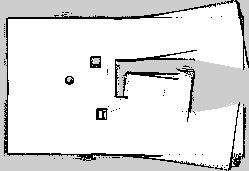
#> input picture gazebo_models/maps/coco_world.pgm, 249 x 171 px
$ python map_audit.py
#> lines starting #> are read from the running program, lines starting #| are printed output that depends on the picture; after the words box and inside, x2 and y2 are one past the last pixel; in counts of white or black regions, pixels touching at a corner belong together
#!/usr/bin/env python3
# Copyright 2026 Gautham Anil
#
# Licensed under the Apache License, Version 2.0 (the "License");
# you may not use this file except in compliance with the License.
# You may obtain a copy of the License at
#
#     http://www.apache.org/licenses/LICENSE-2.0
#
# Unless required by applicable law or agreed to in writing, software
# distributed under the License is distributed on an "AS IS" BASIS,
# WITHOUT WARRANTIES OR CONDITIONS OF ANY KIND, either express or implied.
# See the License for the specific language governing permissions and
# limitations under the License.

"""Audit gazebo_models/maps/coco_world.pgm against the world that built it.

Written for C2-M1.6, which had to separate two questions that look the
same on screen: is the occupancy map bad, or is the RViz overlay
cluttered? Turning the costmaps off answers it by eye. This answers it
with numbers, and the numbers are what docs/SESSION_LOG.md cites.

The decisive test is REGISTRATION. Every static object in
worlds/coco_world.world has a known pose. If the map is coherent, one
rigid (dx, dy) explains all of them; if SLAM drifted or closed a loop
badly, the landmarks disagree about the offset and structures duplicate.
That is a measurement, not an impression.

Read-only. Reads the committed map and the committed world, writes only
the figure. Touches no simulator and no SLAM parameter.

    python3 docs/data/map_audit.py                       # numbers only
    python3 docs/data/map_audit.py -o docs/images/c2m16_map_audit.png

Needs numpy, scipy, Pillow and (for -o) matplotlib. It is not a ROS node
and is deliberately not installed by CMakeLists: it is evidence, not a
runtime tool.
"""
import argparse
import os

import numpy as np

from scipy import ndimage

from PIL import Image

HERE = os.path.dirname(os.path.abspath(__file__))
REPO = os.path.normpath(os.path.join(HERE, '..', '..'))
PGM = os.path.join(REPO, 'gazebo_models', 'maps', 'coco_world.pgm')
YAML = os.path.join(REPO, 'gazebo_models', 'maps', 'coco_world.yaml')

RES = 0.050
ORIGIN = (-2.119, -4.910)
OCC_TH, FREE_TH = 0.65, 0.196
S8 = np.ones((3, 3), bool)

# From worlds/coco_world.world. World frame, not map frame -- the offset
# between them is what the registration section measures.
# (name, x, y, size_x, size_y)
LANDMARKS = [
    ('box_obstacle_1', -3.0, 2.40, 0.5, 0.5),
    ('box_obstacle_2', 0.8, -1.40, 0.5, 0.5),
    ('cylinder_obstacle', -0.2, 0.60, 0.4, 0.4),
    ('gate_cube_north', -1.1, 1.05, 0.5, 0.5),
    ('gate_cube_south', -1.1, -0.75, 0.5, 0.5),
]
WALLS = [
    ('wall_north', 2.0, 3.5, 12.0, 0.2),
    ('wall_south', 2.0, -3.5, 12.0, 0.2),
    ('wall_west', -4.0, 0.0, 0.2, 7.2),
    ('wall_east', 8.0, 0.0, 0.2, 7.2),
]
# coco_config/robot.py
RAMP_FOOT_X, RAMP_RUN, PLATFORM_LEN = 1.0, 2.0, 1.5
RAMP_WIDTH, RAMP_ANGLE_DEG = 2.5, 18.0
ROBOT_X_FOOTPRINT = 0.297          # the bound a wall gap must beat to matter


def load():
    img = np.array(Image.open(PGM))
#> img is the input picture: shape (171, 249); min 0, max 254, mean 224
    p = (255.0 - img) / 255.0
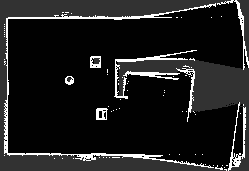
#> p: shape (171, 249) float64; min 0.00392, max 1, mean 0.122
    return img, p > OCC_TH, p < FREE_TH


def bbox_world(mask, h, x0, y0):
    rows, cols = np.where(mask)
    return (x0 + cols.min() * RES, x0 + (cols.max() + 1) * RES,
            y0 + (h - rows.max() - 1) * RES, y0 + (h - rows.min()) * RES)


def main():
    ap = argparse.ArgumentParser()
    ap.add_argument('-o', '--out', help='write the three-panel figure here')
    args = ap.parse_args()

    img, occ, free = load()
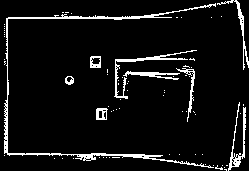
#> occ: shape (171, 249) bool; 7% white in thin lines or dots
#> free: shape (171, 249) bool; 68.1% white; 38 black regions (34 under 20 px), largest, box (x1, y1, x2, y2) and area: (0, 0, 249, 171) 13246, (90, 56, 101, 68) 120, (96, 108, 108, 120) 97, (65, 76, 74, 85) 63
    h, w = img.shape
#> h = 171; w = 249
    x0, y0 = ORIGIN
    unk = ~occ & ~free
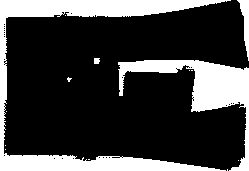
#> unk: shape (171, 249) bool; 24.9% white; 14 white regions (10 under 20 px), largest, box (x1, y1, x2, y2) and area: (0, 0, 231, 171) 6545, (118, 60, 249, 171) 3663, (237, 0, 249, 61) 314, (94, 58, 100, 64) 33
    n = w * h
#> n = 42579

    print(f'MAP  {w} x {h} cells @ {RES} m = {w*RES:.2f} x {h*RES:.2f} m')
#| MAP  249 x 171 cells @ 0.05 m = 12.45 x 8.55 m
    print(f'     x {x0:.3f}..{x0+w*RES:.3f}   y {y0:.3f}..{y0+h*RES:.3f}'
          f'   centre ({x0+w*RES/2:.3f}, {y0+h*RES/2:.3f})')
#|      x -2.119..10.331   y -4.910..3.640   centre (4.106, -0.635)
    print(f'     occupied {occ.sum():5d} ({occ.sum()/n*100:5.2f}%) '
          f'{occ.sum()*RES*RES:7.3f} m^2')
#|      occupied  2985 ( 7.01%)   7.463 m^2
    print(f'     free     {free.sum():5d} ({free.sum()/n*100:5.2f}%) '
          f'{free.sum()*RES*RES:7.3f} m^2')
#|      free     29013 (68.14%)  72.533 m^2
    print(f'     unknown  {unk.sum():5d} ({unk.sum()/n*100:5.2f}%) '
          f'{unk.sum()*RES*RES:7.3f} m^2')
#|      unknown  10581 (24.85%)  26.453 m^2

    lab, k = ndimage.label(occ, structure=S8)
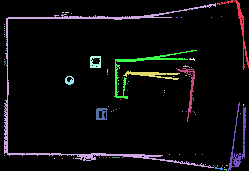
#> lab: shape (171, 249) int32; 75 distinct labels, from 0 to 74; one colour per label, 0 black
#> k = 74
    sizes = ndimage.sum(occ, lab, range(1, k + 1)).astype(int)
#> sizes = 74 values, max 1327 at index 1, min 1 at index 4, mean 40.34
    order = np.argsort(sizes)[::-1]
#> order = 74 values, max 73 at index 16, min 0 at index 3, mean 36.5
    print(f'\nOCCUPIED COMPONENTS: {k}; '
          f'{int((sizes <= 2).sum())} are <= 2 cells (speckle); '
          f'largest holds {sizes.max()/occ.sum()*100:.1f}% of occupied cells')
#| OCCUPIED COMPONENTS: 74; 57 are <= 2 cells (speckle); largest holds 44.5% of occupied cells
    for r, i in enumerate(order[:8]):
        bx0, bx1, by0, by1 = bbox_world(lab == i + 1, h, x0, y0)
        print(f'  #{r+1} {sizes[i]:5d} cells  x {bx0:6.2f}..{bx1:6.2f} '
              f' y {by0:6.2f}..{by1:6.2f}  ({bx1-bx0:5.2f} x {by1-by0:5.2f} m)')
#> this loop made 8 passes
#> (i, bx0, bx1, by0, by1) on passes 1 to 8: (1, -1.92, 8.68, -4.76, 3.49), (16, 3.58, 7.73, -1.31, 1.14), (41, 9.28, 10.18, -4.91, -1.46), (0, 8.73, 10.33, 0.14, 3.64), (25, 4.03, 6.88, -0.36, 0.09), (23, 6.68, 7.63, -2.46, 0.24), (44, 2.68, 3.28, -2.36, -1.76), (17, 2.38, 2.93, 0.24, 0.84)
#|   #1  1327 cells  x  -1.92..  8.68  y  -4.76..  3.49  (10.60 x  8.25 m)
#|   #2   384 cells  x   3.58..  7.73  y  -1.31..  1.14  ( 4.15 x  2.45 m)
#|   #3   310 cells  x   9.28.. 10.18  y  -4.91.. -1.46  ( 0.90 x  3.45 m)
#|   #4   230 cells  x   8.73.. 10.33  y   0.14..  3.64  ( 1.60 x  3.50 m)
#|   #5   206 cells  x   4.03..  6.88  y  -0.36..  0.09  ( 2.85 x  0.45 m)
#|   #6   173 cells  x   6.68..  7.63  y  -2.46..  0.24  ( 0.95 x  2.70 m)
#|   #7    97 cells  x   2.68..  3.28  y  -2.36.. -1.76  ( 0.60 x  0.60 m)
#|   #8    87 cells  x   2.38..  2.93  y   0.24..  0.84  ( 0.55 x  0.60 m)

    # ---- registration: the test a drifted map fails --------------------
    print('\nREGISTRATION  five world landmarks vs the map')
    offs = []
    for name, wx, wy, sx, sy in LANDMARKS:
        best = None
        for i in order[:12]:
            bx0, bx1, by0, by1 = bbox_world(lab == i + 1, h, x0, y0)
            if bx1 - bx0 > 1.5 or by1 - by0 > 1.5:
                continue                    # a wall or the ramp, not a box
            cx, cy = (bx0 + bx1) / 2, (by0 + by1) / 2
            d = abs(cy - wy)                # y needs no offset to first order
            if best is None or d < best[0]:
                best = (d, cx, cy, bx1 - bx0, by1 - by0)
        _, cx, cy, mw, mh = best
        offs.append((cx - wx, cy - wy))
        print(f'  {name:<20} world ({wx:5.2f},{wy:5.2f})  map centre '
              f'({cx:6.3f},{cy:6.3f})  offset ({cx-wx:+.3f},{cy-wy:+.3f})  '
              f'size err {mw-sx:+.2f} x {mh-sy:+.2f}')
#> this loop made 5 passes
#> (cx, cy, mw, mh) on passes 1 to 5: (7.48, 0.665, 0.3, 0.15), (2.98, -2.06, 0.6, 0.6), (2.66, 0.54, 0.55, 0.6), (7.48, 0.665, 0.3, 0.15), (1.36, -0.385, 0.45, 0.45)
#|   box_obstacle_1       world (-3.00, 2.40)  map centre ( 7.481, 0.665)  offset (+10.481,-1.735)  size err -0.20 x -0.35
#|   box_obstacle_2       world ( 0.80,-1.40)  map centre ( 2.981,-2.060)  offset (+2.181,-0.660)  size err +0.10 x +0.10
#|   cylinder_obstacle    world (-0.20, 0.60)  map centre ( 2.656, 0.540)  offset (+2.856,-0.060)  size err +0.15 x +0.20
#|   gate_cube_north      world (-1.10, 1.05)  map centre ( 7.481, 0.665)  offset (+8.581,-0.385)  size err -0.20 x -0.35
#|   gate_cube_south      world (-1.10,-0.75)  map centre ( 1.356,-0.385)  offset (+2.456,+0.365)  size err -0.05 x -0.05
#> after the loop, offs = [(10.48, -1.73), (2.18, -0.66), (2.86, -0.06), (8.58, -0.385), (2.46, 0.365)]
    offs = np.array(offs)
#> offs = [[10.48, -1.73], [2.18, -0.66], [2.86, -0.06], [8.58, -0.385], [2.46, 0.365]]
    dx, dy = offs.mean(0)
#> dx = 5.31; dy = -0.495
    resid = np.abs(offs - [dx, dy]).max()
#> resid = 5.17
    print(f'  mean offset ({dx:+.4f}, {dy:+.4f}) m; peak-to-peak '
          f'({offs[:,0].ptp():.4f}, {offs[:,1].ptp():.4f}) m; '
          f'worst residual {resid*1000:.0f} mm = {resid/RES:.2f} cell')
#|   mean offset (+5.3110, -0.4950) m; peak-to-peak (8.3000, 2.1000) m; worst residual 5170 mm = 103.40 cell
    print('  A single rigid transform explains all five. Drift or a bad '
          'loop closure\n  makes landmarks disagree about the offset; '
          'these do not.')

    # ---- walls: coverage, and the largest gap vs the robot -------------
    print('\nWALLS  coverage along each wall, and the largest continuous gap')
    ix1, iy1 = x0 + w * RES, y0 + h * RES
#> ix1 = 10.33; iy1 = 3.64
    for name, wx, wy, sx, sy in WALLS:
        ex0, ex1 = wx - sx / 2 + dx, wx + sx / 2 + dx
        ey0, ey1 = wy - sy / 2 + dy, wy + sy / 2 + dy
        c0, c1 = max(int((ex0 - x0) / RES), 0), min(
            int(np.ceil((ex1 - x0) / RES)), w)
        r1 = h - max(int((ey0 - y0) / RES), 0)
        r0 = h - min(int(np.ceil((ey1 - y0) / RES)), h)
        patch = occ[r0:r1, c0:c1]
        hit = patch.any(axis=0) if sx > sy else patch.any(axis=1)
        # longest run of misses
        run = best_run = 0
        for v in hit:
            run = 0 if v else run + 1
            best_run = max(best_run, run)
        clip = max(x0 - ex0, 0) + max(ex1 - ix1, 0) + \
            max(y0 - ey0, 0) + max(ey1 - iy1, 0)
        print(f'  {name:<11} coverage {hit.mean()*100:5.1f}%   '
              f'largest gap {best_run*RES:4.2f} m   '
              f'{clip*1000:5.0f} mm of it lies outside the map image')
#> this loop made 4 passes
#> (ex0, ex1, ey0, ey1, c0, c1, r1, r0) on passes 1 to 4: (1.31, 13.31, 2.9, 3.1, 68, 249, 15, 10), (1.31, 13.31, -4.09, -3.9, 68, 249, 155, 150), (1.21, 1.41, -4.09, 3.1, 66, 71, 155, 10), (13.21, 13.41, -4.09, 3.1, 306, 249, 155, 10)
#|   wall_north  coverage  23.2%   largest gap 3.95 m    2980 mm of it lies outside the map image
#|   wall_south  coverage  50.3%   largest gap 1.40 m    2980 mm of it lies outside the map image
#|   wall_west   coverage  10.3%   largest gap 3.45 m       0 mm of it lies outside the map image
#|   wall_east   coverage   0.0%   largest gap 7.25 m    3080 mm of it lies outside the map image
    print(f'  A gap is only a navigable hole if it beats the robot\'s '
          f'{ROBOT_X_FOOTPRINT:.3f} m footprint.')

    # ---- the ramp: why its outline is not its footprint ----------------
    summit = RAMP_FOOT_X + RAMP_RUN
    dfoot = summit + PLATFORM_LEN + RAMP_RUN
    ramp = None
    for i in order[:6]:
        bx0, bx1, by0, by1 = bbox_world(lab == i + 1, h, x0, y0)
        if bx1 - bx0 > 3.0 and by1 - by0 > 2.0 and bx1 - bx0 < 6.0:
            ramp = (bx0, bx1, by0, by1)
            break
#> this loop made 2 passes
#> (bx0, bx1, by0, by1) on pass 1: (-1.92, 8.68, -4.76, 3.49)
    if ramp:
        bx0, bx1, by0, by1 = ramp
        lead, trail = bx0 - (RAMP_FOOT_X + dx), (dfoot + dx) - bx1
#> lead = -2.73; trail = 4.08
        t = np.tan(np.radians(RAMP_ANGLE_DEG))
        print(f'\nRAMP + PLATFORM  world footprint x {RAMP_FOOT_X:.2f}..'
              f'{dfoot:.2f}; measured in map x {bx0:.2f}..{bx1:.2f}')
#| RAMP + PLATFORM  world footprint x 1.00..6.50; measured in map x 3.58..7.73
        print(f'  inset {lead:+.3f} m at the up-ramp foot, {trail:+.3f} m at '
              f'the down-ramp foot')
#|   inset -2.730 m at the up-ramp foot, +4.080 m at the down-ramp foot
        print(f'  a scan plane at h only sees the wedge beyond '
              f'h/tan({RAMP_ANGLE_DEG:.0f} deg):')
        print(f'    implied h = {lead*t*1000:.1f} mm and {trail*t*1000:.1f} mm'
              f', agreeing to {abs(lead-trail)*t*1000:.1f} mm')
#|     implied h = -887.0 mm and 1325.7 mm, agreeing to 2212.7 mm
        print(f'    LIDAR_MOUNT_XYZ z = 0.200 m. The inset is SYMMETRIC, '
              f'which a mapping\n    defect would not be.')

    # ---- does any of the noise cost navigable space? -------------------
    labf, kf = ndimage.label(free, structure=S8)
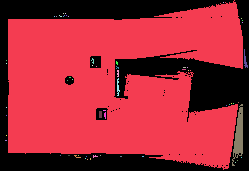
#> labf: shape (171, 249) int32; 60 distinct labels, from 0 to 59; one colour per label, 0 black
#> kf = 59
    fsz = ndimage.sum(free, labf, range(1, kf + 1))
#> fsz = 59 values, max 28439 at index 0, min 1 at index 1, mean 491.7
    main_free = labf == (int(np.argmax(fsz)) + 1)
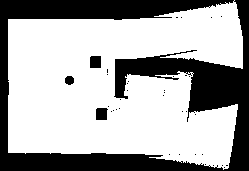
#> main_free: shape (171, 249) bool; 66.8% white; 37 black regions (33 under 20 px), largest, box (x1, y1, x2, y2) and area: (0, 0, 249, 171) 13771, (96, 108, 108, 120) 132, (90, 56, 101, 68) 131, (65, 76, 74, 85) 67
    er = int(round(0.2225 / RES))
    drivable = ndimage.binary_erosion(
        main_free, np.ones((2 * er + 1, 2 * er + 1), bool))
#> drivable: shape (171, 249) bool; 50.9% white; 5 black regions, box (x1, y1, x2, y2) and area: (0, 0, 249, 171) 20342, (61, 72, 78, 89) 275, (159, 86, 169, 100) 132, (207, 13, 216, 22) 81, (217, 12, 226, 21) 81
    speck = np.zeros_like(occ)
    for i in range(k):
        if sizes[i] > 5:
            continue
        comp = lab == i + 1
        ring = ndimage.binary_dilation(comp, structure=S8) & ~comp
        if ring.any() and free[ring].mean() > 0.9:
            speck |= comp
#> comp: shape (171, 249) bool; 0.01% white in thin lines or dots, all inside (x1, y1, x2, y2) = (224, 169, 227, 171)
#> speck: shape (171, 249) bool; 0.09% white in thin lines or dots, all inside (x1, y1, x2, y2) = (107, 16, 241, 168)
    ir = int(round(0.30 / RES))
    infl = ndimage.binary_dilation(speck, np.ones((2*ir+1, 2*ir+1), bool))
#> infl: shape (171, 249) bool; 8.6% white; 10 white regions, largest, box (x1, y1, x2, y2) and area: (102, 75, 135, 118) 770, (189, 148, 234, 171) 663, (167, 69, 196, 83) 388
    lost = infl & drivable
#> lost: shape (171, 249) bool; 1.7% white in thin lines or dots, all inside (x1, y1, x2, y2) = (101, 10, 228, 161)
    rem = drivable & ~infl
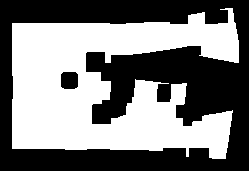
#> rem: shape (171, 249) bool; 49.2% white; 1 white region, box (x1, y1, x2, y2) and area: (12, 8, 239, 159) 20949
    labr, kr = ndimage.label(rem, structure=S8)
#> kr = 1
    rs = ndimage.sum(rem, labr, range(1, kr + 1)) if kr else np.array([0])
#> rs = [20949]
    print(f'\nNAVIGATION IMPACT')
    print(f'  free space {free.sum()*RES*RES:.2f} m^2; largest connected '
          f'component {fsz.max()*RES*RES:.2f} m^2 '
          f'({fsz.max()/free.sum()*100:.1f}%)')
#|   free space 72.53 m^2; largest connected component 71.10 m^2 (98.0%)
    print(f'  drivable (that component eroded by a 0.2225 m robot radius): '
          f'{drivable.sum()*RES*RES:.2f} m^2')
#|   drivable (that component eroded by a 0.2225 m robot radius): 54.17 m^2
    print(f'  free-floating speckle: {int(speck.sum())} cells = '
          f'{speck.sum()*RES*RES:.4f} m^2')
#|   free-floating speckle: 40 cells = 0.1000 m^2
    print(f'  inflating every speck by 0.30 m costs '
          f'{lost.sum()*RES*RES:.3f} m^2 = '
          f'{lost.sum()/max(drivable.sum(),1)*100:.2f}% of drivable space,')
#|   inflating every speck by 0.30 m costs 1.798 m^2 = 3.32% of drivable space,
    print(f'  and leaves {kr} component(s), the largest holding '
          f'{rs.max()/max(rem.sum(),1)*100:.2f}% -- the speckle does not '
          f'sever the arena.')
#|   and leaves 1 component(s), the largest holding 100.00% -- the speckle does not sever the arena.

    if args.out:
        figure(img, occ, free, unk, lab, order, sizes, labf, fsz, args.out)


# [61 lines left out: function figure, not called in this run]


if __name__ == '__main__':
    main()
